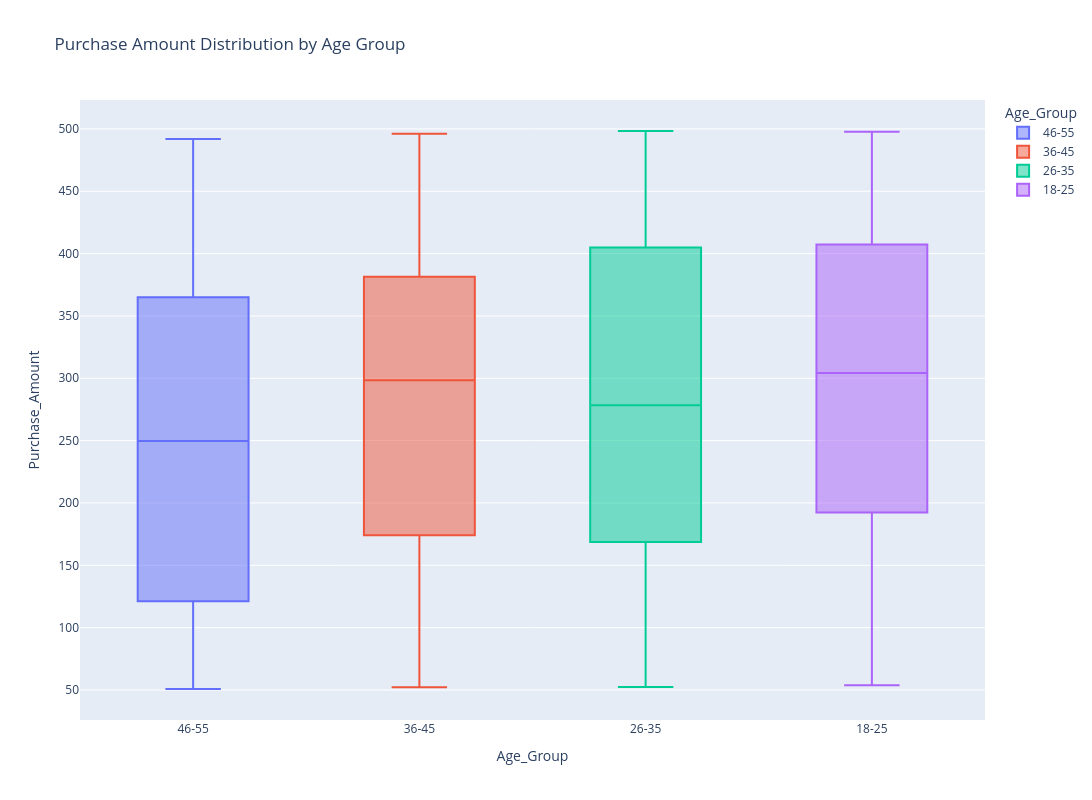

Source (notebook cell):
### Code cell
# Purchase amount per age group
# Organise Purchase_Amount from lowert to highest
# Purchase amount per age group  
# Organise Purchase_Amount from lowest to highest
df_sorted = df.sort_values('Purchase_Amount')
fig = px.box(df_sorted, x='Age_Group', y='Purchase_Amount', color='Age_Group', title='Purchase Amount Distribution by Age Group')
fig.update_layout(width=1300, height=800)
fig.show()

### Figure 1 — Plotly figure (JSON) as saved in the notebook; plotly's stock layout.template omitted (floating-point values rounded to 4 significant figures; data arrays with more than 128 entries replaced by an {"elided": "..."} marker saying what was removed)
{"data": [{"alignmentgroup": "True", "hovertemplate": "Age_Group=%{x}<br>Purchase_Amount=%{y}<extra></extra>", "legendgroup": "46-55", "marker": {"color": "#636efa"}, "name": "46-55", "notched": false, "offsetgroup": "46-55", "orientation": "v", "showlegend": true, "type": "box", "x": ["46-55", "46-55", "46-55", "46-55", "46-55", "46-55", "46-55", "46-55", "46-55", "46-55", "46-55", "46-55", "46-55", "46-55", "46-55", "46-55", "46-55", "46-55", "46-55", "46-55", "46-55", "46-55", "46-55", "46-55", "46-55", "46-55", "46-55", "46-55", "46-55", "46-55", "46-55", "46-55", "46-55", "46-55", "46-55", "46-55", "46-55", "46-55", "46-55", "46-55", "46-55", "46-55", "46-55", "46-55", "46-55", "46-55", "46-55", "46-55", "46-55", "46-55", "46-55", "46-55", "46-55", "46-55", "46-55", "46-55", "46-55", "46-55", "46-55", "46-55", "46-55", "46-55", "46-55", "46-55", "46-55", "46-55", "46-55", "46-55", "46-55", "46-55", "46-55", "46-55", "46-55", "46-55", "46-55", "46-55", "46-55"], "x0": " ", "xaxis": "x", "y": [50.79, 51.44, 51.86, 54.46, 58.29, 61.71, 66.86, 67.92, 69.41, 69.78, 70.42, 71, 83.33, 83.88, 85.61, 98.02, 103.0, 105.3, 113.9, 123.7, 124.2, 125.9, 132.7, 135.8, 142.0, 145.0, 163.4, 164.4, 165.0, 166.4, 170.8, 192.5, 197.1, 199.6, 222.2, 227.0, 227.5, 237.6, 249.6, 255.1, 256.4, 262.6, 266.9, 267.9, 276.1, 280.1, 290.5, 298.7, 306.5, 329.4, 333.1, 334.4, 346.6, 359.4, 359.8, 361.5, 362.3, 363.9, 368.4, 371.1, 375.7, 378.1, 403.0, 411.6, 423.2, 425.2, 427.1, 435.5, 436.5, 438.0, 439.3, 445.9, 460.4, 467.3, 476.4, 490.4, 491.9], "y0": " ", "yaxis": "y"}, {"alignmentgroup": "True", "hovertemplate": "Age_Group=%{x}<br>Purchase_Amount=%{y}<extra></extra>", "legendgroup": "36-45", "marker": {"color": "#EF553B"}, "name": "36-45", "notched": false, "offsetgroup": "36-45", "orientation": "v", "showlegend": true, "type": "box", "x": {"elided": "171 str values"}, "x0": " ", "xaxis": "x", "y": {"elided": "171 float values"}, "y0": " ", "yaxis": "y"}, {"alignmentgroup": "True", "hovertemplate": "Age_Group=%{x}<br>Purchase_Amount=%{y}<extra></extra>", "legendgroup": "26-35", "marker": {"color": "#00cc96"}, "name": "26-35", "notched": false, "offsetgroup": "26-35", "orientation": "v", "showlegend": true, "type": "box", "x": {"elided": "188 str values"}, "x0": " ", "xaxis": "x", "y": {"elided": "188 float values"}, "y0": " ", "yaxis": "y"}, {"alignmentgroup": "True", "hovertemplate": "Age_Group=%{x}<br>Purchase_Amount=%{y}<extra></extra>", "legendgroup": "18-25", "marker": {"color": "#ab63fa"}, "name": "18-25", "notched": false, "offsetgroup": "18-25", "orientation": "v", "showlegend": true, "type": "box", "x": ["18-25", "18-25", "18-25", "18-25", "18-25", "18-25", "18-25", "18-25", "18-25", "18-25", "18-25", "18-25", "18-25", "18-25", "18-25", "18-25", "18-25", "18-25", "18-25", "18-25", "18-25", "18-25", "18-25", "18-25", "18-25", "18-25", "18-25", "18-25", "18-25", "18-25", "18-25", "18-25", "18-25", "18-25", "18-25", "18-25", "18-25", "18-25", "18-25", "18-25", "18-25", "18-25", "18-25", "18-25", "18-25", "18-25", "18-25", "18-25", "18-25", "18-25", "18-25", "18-25", "18-25", "18-25", "18-25", "18-25", "18-25", "18-25", "18-25", "18-25", "18-25", "18-25", "18-25", "18-25", "18-25", "18-25", "18-25", "18-25", "18-25", "18-25", "18-25", "18-25", "18-25", "18-25", "18-25", "18-25", "18-25", "18-25", "18-25", "18-25", "18-25", "18-25", "18-25", "18-25", "18-25", "18-25", "18-25", "18-25", "18-25", "18-25", "18-25", "18-25", "18-25", "18-25", "18-25", "18-25", "18-25", "18-25", "18-25", "18-25", "18-25", "18-25", "18-25", "18-25", "18-25", "18-25", "18-25", "18-25", "18-25", "18-25", "18-25", "18-25", "18-25", "18-25", "18-25", "18-25", "18-25", "18-25", "18-25", "18-25", "18-25", "18-25", "18-25", "18-25", "18-25", "18-25", "18-25", "18-25"], "x0": " ", "xaxis": "x", "y": [53.87, 58.32, 64.22, 72.8, 73.19, 81.25, 82.13, 85.57, 86.39, 103.4, 106.0, 106.2, 111.8, 118.7, 138.2, 139.1, 146.0, 150.1, 156.4, 156.5, 158.5, 159.3, 159.5, 160.8, 162.3, 162.9, 166, 167.7, 170.3, 182.5, 185.8, 188.2, 196.6, 197.9, 197.9, 201.6, 201.7, 202.0, 205.4, 207.2, 210.6, 212.6, 215.5, 216.4, 216.8, 218.3, 218.3, 218.7, 231.3, 233.0, 238.0, 239.3, 241.7, 251.6, 254.3, 255.9, 257.4, 257.4, 263.1, 281.4, 288.1, 297.4, 301.0, 302.7, 305.5, 307.6, 308.5, 311.7, 320.5, 324.4, 333.3, 333.6, 337.0, 339.0, 339.1, 340.3, 343.8, 345.0, 352.9, 355.3, 355.3, 358.7, 363.8, 365.4, 365.9, 366.2, 378.5, 381.3, 384.3, 388.8, 390.4, 391.9, 393.4, 393.8, 395.0, 400.9, 413.7, 414.1, 414.8, 419.5, 423.9, 425.2, 426.2, 432.8, 433.8, 434.9, 435.4, 437.4, 441.7, 445.3, 455.4, 455.8, 459.4, 461.1, 465.1, 465.5, 466.7, 470.4, 472.5, 473.5, 475.6, 475.6, 479.6, 486.4, 487.2, 490.1, 490.4, 497.8], "y0": " ", "yaxis": "y"}], "layout": {"boxmode": "overlay", "height": 800, "legend": {"title": {"text": "Age_Group"}, "tracegroupgap": 0}, "title": {"text": "Purchase Amount Distribution by Age Group"}, "width": 1300, "xaxis": {"anchor": "y", "categoryarray": ["46-55", "36-45", "26-35", "18-25"], "categoryorder": "array", "domain": [0, 1], "title": {"text": "Age_Group"}}, "yaxis": {"anchor": "x", "domain": [0, 1], "title": {"text": "Purchase_Amount"}}}}
